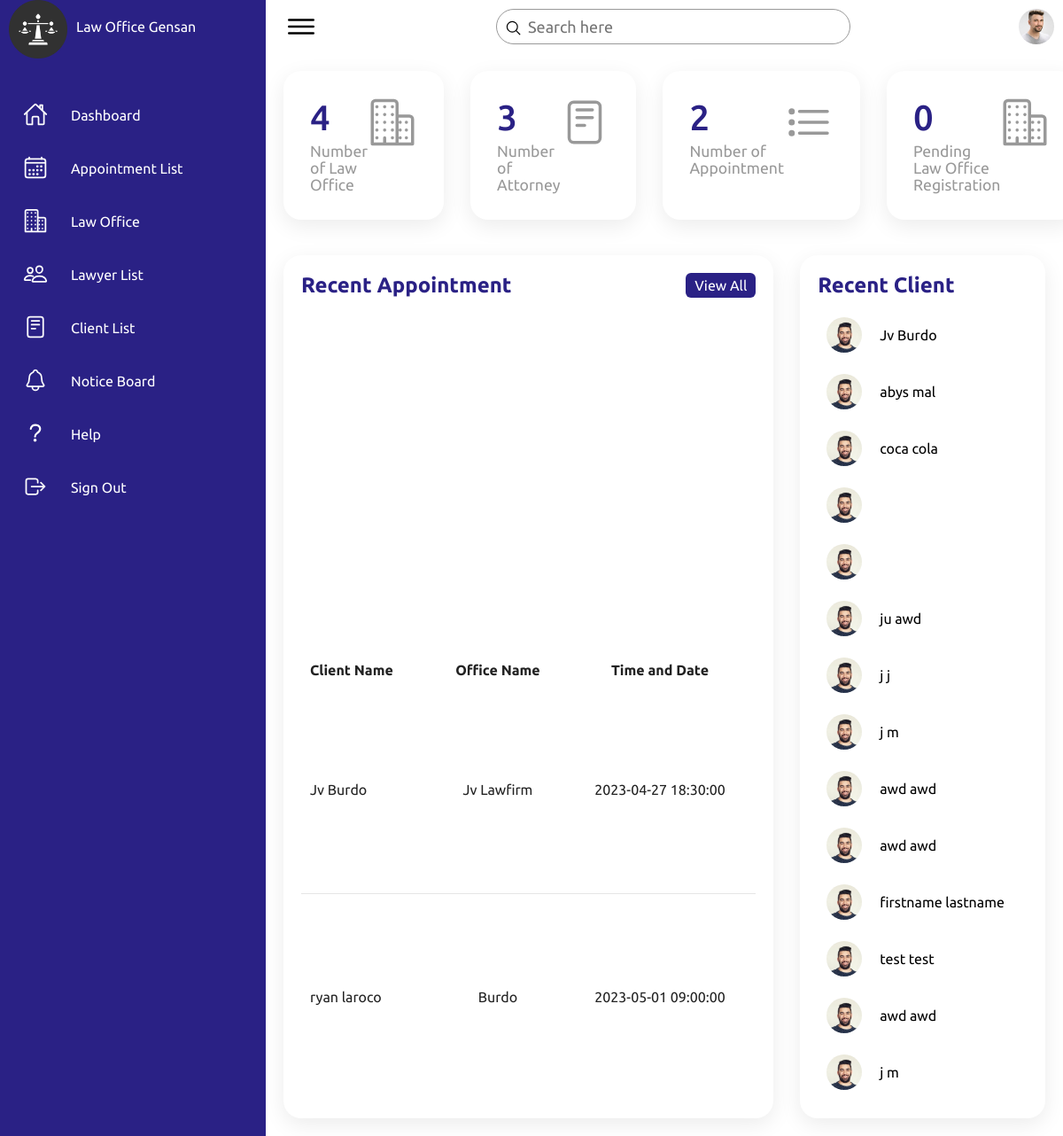
Screenshot of /Dashboard.php with the database file from the repository.
### tables this page shows
CREATE TABLE `tbl_appointment` (
  `appointment_id` int(11) NOT NULL,
  `user_id` int(11) NOT NULL,
  `office_id` int(11) NOT NULL,
  `appointment_timendate` datetime NOT NULL
);

CREATE TABLE `tbl_userinfo` (
  `userinfo_id` int(11) NOT NULL,
  `firstName` varchar(244) NOT NULL,
  `middlename` varchar(244) NOT NULL,
  `lastName` varchar(244) NOT NULL,
  `phoneNum` bigint(11) NOT NULL,
  `address` varchar(244) NOT NULL
);

CREATE TABLE `tbl_officeinfo` (
  `office_id` int(11) NOT NULL,
  `office_name` varchar(244) NOT NULL,
  `office_email` varchar(244) NOT NULL,
  `office_status` int(11) NOT NULL
);

### Dashboard.php (the view, shortened to what this page needs)
<!DOCTYPE html>
<html lang="en">
<head>
    <link rel="stylesheet" href="assets/css/style.css">
</head>
<body>
    <div class="container">
        <div class="navigation">
            <ul>
                <li>
                    <a href="#">
                        <span class="icon">
                            <img src="assets/imgs/justice-scale.png" alt="" style="width: 66px; height: 66px;" >
                        </span>
                        <span class="title">Law Office Gensan</span>
                    </a>
                </li>
                <li>
                    <a href="Dashboard.php">
                        <span class="icon">
                            <ion-icon name="home-outline"></ion-icon>
                        </span>
                        <span class="title">Dashboard</span>
                    </a>
                </li>
                <li>
                    <a href="appointmentlist.php">
                        <span class="icon">
                            <ion-icon name="calendar-outline"></ion-icon>
                        </span>
                        <span class="title">Appointment List</span>
                    </a>
                </li>
                <li>
                    <a href="LawyerOfficeFinal.php">
                        <span class="icon">
                            <ion-icon name="business-outline"></ion-icon>
                        </span>
                        <span class="title">Law Office</span>
                    </a>
                </li>
                <li>
                    <a href="Lawyer.php">
                        <span class="icon">
                            <ion-icon name="people-outline"></ion-icon>
                        </span>
                        <span class="title">Lawyer List</span>
                    </a>
                </li>
                <li>
                    <a href="clientlist.php">
                        <span class="icon">
                            <ion-icon name="reader-outline"></ion-icon>
                        </span>
                        <span class="title">Client List</span>
                    </a>
                </li>
                <li>
                    <a href="noticeboard.php">
                        <span class="icon">
                            <ion-icon name="notifications-outline"></ion-icon>
                        </span>
                        <span class="title">Notice Board</span>
                    </a>
                </li>
                <li>
                    <a href="#">
                        <span class="icon">
                            <ion-icon name="help-outline"></ion-icon>
                        </span>
                        <span class="title">Help</span>
                    </a>
                </li>
                <li>
                    <a href="?logout" onclick="logout(event)">
                         <span class="icon">
                             <ion-icon name="log-out-outline"></ion-icon>
                        </span>
                        <span class="title">Sign Out</span>
                    </a>
                </li>
            </ul>
        </div>
        <div class="main">
            <div class="topbar">
                <div class="toggle">
                    <ion-icon name="menu-outline"></ion-icon>
                </div>
                <div class="search">
                    <label>
                        <input type="text" placeholder="Search here">
                        <ion-icon name="search-outline"></ion-icon>
                    </label>
                </div>
                <div class="user">
                    <img src="assets/imgs/customer01.jpg" alt="">
                </div>
            </div>
            <div class="cardBox">
                <div class="card">
                <?php
                include "dbconn.php";
                $sql = "SELECT COUNT(*) as count FROM tbl_officeinfo WHERE office_status = 1";
                $result = mysqli_query($conn, $sql);
                $row = mysqli_fetch_assoc($result);
                echo '<div>';
                echo '<div class="numbers">' . $row['count'] . '</div>';
                echo '<div class="cardName">Number of Law Office</div>';
                echo '</div>';
                ?>
                    <div class="iconBx">
                        <ion-icon name="business-outline"></ion-icon>
                    </div>
                </div>
                <div class="card">
                <?php
                include "dbconn.php";
                $sql = "SELECT COUNT(*) as count FROM tbl_usertype WHERE user_type = 'lawyer'";
                $result = mysqli_query($conn, $sql);
                $row = mysqli_fetch_assoc($result);
                echo '<div>';
                echo '<div class="numbers">' . $row['count'] . '</div>';
                echo '<div class="cardName">Number of Attorney</div>';
                echo '</div>';
                ?>
                    <div class="iconBx">
                        <ion-icon name="reader-outline"></ion-icon>
                    </div>
                </div>
                <div class="card">
                <?php
                include "dbconn.php";
                $sql = "SELECT COUNT(*) as count FROM tbl_appointment";
                $result = mysqli_query($conn, $sql);
                $row = mysqli_fetch_assoc($result);
                echo '<div>';
                echo '<div class="numbers">' . $row['count'] . '</div>';
                echo '<div class="cardName">Number of Appointment</div>';
                echo '</div>';
                ?>
                    <div class="iconBx">
                        <ion-icon name="list-outline"></ion-icon>
                    </div>
                </div>
                <div class="card">
                <?php
                include "dbconn.php";
                $sql = "SELECT COUNT(*) as count FROM tbl_officeinfo WHERE office_status = 0";
                $result = mysqli_query($conn, $sql);
                $row = mysqli_fetch_assoc($result);
                echo '<div>';
                echo '<div class="numbers">' . $row['count'] . '</div>';
                echo '<div class="cardName">Pending Law Office Registration</div>';
                echo '</div>';
                ?>
                    <div class="iconBx">
                        <ion-icon name="business-outline"></ion-icon>
                    </div>
                </div>
            </div>
            <div class="details">
                <div class="Appointment">
                    <div class="cardHeader">
                        <h2>Recent Appointment</h2>
                        <a href="appointmentlist.php" class="btn">View All</a>
                    </div>
                    <table>
                        <thead>
                            <tr>
                                <td>Client Name</td>
                                <td>Office Name</td>
                                <td>Time and Date</td>
                            </tr>
                        </thead>
                        <tbody>
                          <?php
                            include "dbconn.php";
                            $sql = "SELECT tbl_appointment.appointment_id, tbl_userinfo.firstName, tbl_userinfo.lastName, tbl_officeinfo.office_name, tbl_appointment.appointment_timendate
                            FROM tbl_appointment
                            JOIN tbl_userinfo ON tbl_appointment.appointment_id = tbl_userinfo.userinfo_id
                            JOIN tbl_officeinfo ON tbl_appointment.appointment_id = tbl_officeinfo.office_id";
                            $result = mysqli_query($conn, $sql);
                            while($row = mysqli_fetch_assoc($result)) {
                            ?>
                            <tr>
                            <td><?php echo $row['firstName'] . ' ' . $row['lastName']?></td>
                            <td><?php echo $row['office_name']?></td>
                            <td><?php echo $row['appointment_timendate']?></td>
                            </tr>
                            <?php
                          }
                          ?>
                        </tbody>
                    </table>
                </div>
                <div class="recentClients">
                    <div class="cardHeader">
                        <h2>Recent Client</h2>
                    </div>
                    <table>
                        <?php
                        include "dbconn.php";
                        $sql = "SELECT tbl_userinfo.userinfo_id, tbl_userinfo.firstName, tbl_userinfo.lastName, tbl_userinfo.address, tbl_userinfo.phoneNum, tbl_usertype.user_type, tbl_cred.email
                        FROM tbl_userinfo
                        JOIN tbl_usertype ON tbl_userinfo.userinfo_id = tbl_usertype.user_id
                        JOIN tbl_cred ON tbl_userinfo.userinfo_id = tbl_cred.user_id
                        WHERE tbl_usertype.user_type = 'client'";
                        $result = mysqli_query($conn, $sql);
                        while($row = mysqli_fetch_assoc($result))
                                {
                                ?>
                                <td width="60px">
                                <div class="imgBx"><img src="assets/imgs/customer02.jpg" alt=""></div>
                            </td>
                                 <td><?php echo $row['firstName'] . ' ' . $row['lastName']; ?></td>
                                <?php
                                }
                                 ?>
                    </table>
                </div>
            </div>
        </div>
    </div>
</body>
</html>

### assets/css/style.css (style rules this page uses)
* { font-family: "Ubuntu", sans-serif; margin: 0; padding: 0; box-sizing: border-box; }
:root { --blue: #2a2185; --white: #fff; --gray: #f5f5f5; --black1: #222; --black2: #999; }
body { min-height: 100vh; overflow-x: hidden; }
.container { position: relative; width: 100%; }
.navigation { position: fixed; width: 300px; height: 100%; background: var(--blue); border-left: 10px solid var(--blue); transition: 0.5s; overflow: hidden; }
.navigation ul { position: absolute; top: 0; left: 0; width: 100%; }
.navigation ul li { position: relative; width: 100%; list-style: none; border-top-left-radius: 30px; border-bottom-left-radius: 30px; }
.navigation ul li:nth-child(1) { margin-bottom: 40px; pointer-events: none; }
.navigation ul li a { position: relative; display: block; width: 100%; display: flex; text-decoration: none; color: var(--white); }
.navigation ul li a .icon { position: relative; display: block; min-width: 60px; height: 60px; line-height: 75px; text-align: center; }
.navigation ul li a .icon ion-icon { font-size: 1.75rem; }
.navigation ul li a .title { position: relative; display: block; padding: 0 10px; height: 60px; line-height: 60px; text-align: start; white-space: nowrap; }
.main { position: absolute; width: calc(100% - 300px); left: 300px; min-height: 100vh; background: var(--white); transition: 0.5s; }
.topbar { width: 100%; height: 60px; display: flex; justify-content: space-between; align-items: center; padding: 0 10px; }
.toggle { position: relative; width: 60px; height: 60px; display: flex; justify-content: center; align-items: center; font-size: 2.5rem; cursor: pointer; }
.search { position: relative; width: 400px; margin: 0 10px; }
.search label { position: relative; width: 100%; }
.search label input { width: 100%; height: 40px; border-radius: 40px; padding: 5px 20px; padding-left: 35px; font-size: 18px; outline: none; border: 1px solid var(--black2); }
.search label ion-icon { position: absolute; top: 0; left: 10px; font-size: 1.2rem; }
.user { position: relative; width: 40px; height: 40px; border-radius: 50%; overflow: hidden; cursor: pointer; }
.user img { position: absolute; top: 0; left: 0; width: 100%; height: 100%; object-fit: cover; }
.cardBox { position: relative; width: 100%; padding: 20px; display: grid; grid-template-columns: repeat(4, 1fr); grid-gap: 30px; }
.cardBox .card { position: relative; background: var(--white); padding: 30px; border-radius: 20px; display: flex; justify-content: space-between; cursor: pointer; box-shadow: 0 7px 25px rgba(0, 0, 0, 0.08); }
.cardBox .card .numbers { position: relative; font-weight: 500; font-size: 2.5rem; color: var(--blue); }
.cardBox .card .cardName { color: var(--black2); font-size: 1.1rem; margin-top: 5px; }
.cardBox .card .iconBx { font-size: 3.5rem; color: var(--black2); }
.details { position: relative; width: 100%; padding: 20px; display: grid; grid-template-columns: 2fr 1fr; grid-gap: 30px; }
.details .Appointment { position: relative; display: grid; min-height: 500px; background: var(--white); padding: 20px; box-shadow: 0 7px 25px rgba(0, 0, 0, 0.08); border-radius: 20px; }
.details .cardHeader { display: flex; justify-content: space-between; align-items: flex-start; }
.cardHeader h2 { font-weight: 600; color: var(--blue); }
.cardHeader .btn { position: relative; padding: 5px 10px; background: var(--blue); text-decoration: none; color: var(--white); border-radius: 6px; }
.details table { width: 100%; border-collapse: collapse; margin-top: 10px; }
.details table thead td { font-weight: 600; }
.details .Appointment table tr { color: var(--black1); border-bottom: 1px solid rgba(0, 0, 0, 0.1); }
.details .Appointment table tr:last-child { border-bottom: none; }
.details .Appointment table tr td { padding: 10px; }
.details .Appointment table tr td:last-child { text-align: center; }
.details .Appointment table tr td:nth-child(2) { text-align: center; }
.details .Appointment table tr td:nth-child(3) { text-align: center; }
.recentClients { position: relative; display: grid; min-height: 500px; padding: 20px; background: var(--white); box-shadow: 0 7px 25px rgba(0, 0, 0, 0.08); border-radius: 20px; }
.recentClients .imgBx { position: relative; width: 40px; height: 40px; border-radius: 50px; overflow: hidden; }
.recentClients .imgBx img { position: absolute; top: 0; left: 0; width: 100%; height: 100%; object-fit: cover; }
.recentClients table tr td { padding: 12px 10px; }

### rows the page displays
tbl_appointment: user.firstName "Jv", user.lastName "Burdo", office.office_name "Jv Lawfirm", appointment_timendate "2023-04-27 18:30:00"
tbl_appointment: tbl_userinfo.firstName "ryan", tbl_userinfo.lastName "laroco", office.office_name "Burdo", appointment_timendate "2023-05-01 09:00:00"
tbl_userinfo: firstName "Jv", lastName "Burdo"
tbl_userinfo: firstName "abys", lastName "mal"
tbl_userinfo: firstName "coca", lastName "cola"
tbl_userinfo: firstName "ju", lastName "awd"
tbl_userinfo: firstName "j", lastName "j"
tbl_userinfo: firstName "j", lastName "m"
tbl_userinfo: firstName "awd", lastName "awd"
tbl_userinfo: firstName "awd", lastName "awd"
tbl_userinfo: firstName "firstname", lastName "lastname"
tbl_userinfo: firstName "test", lastName "test"
tbl_userinfo: firstName "awd", lastName "awd"
tbl_userinfo: firstName "j", lastName "m"

### other values shown
$row['count'] "4"
$row['count'] "3"
$row['count'] "2"
$row['count'] "0"
